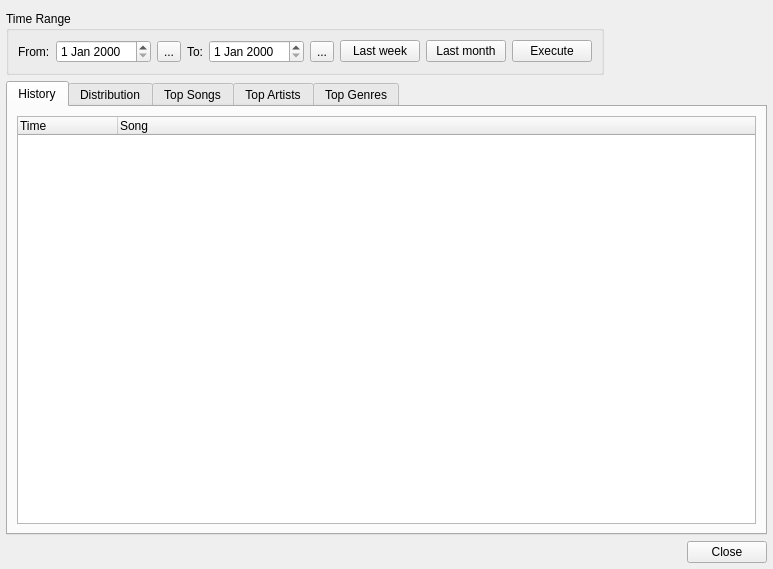
<?xml version="1.0" encoding="UTF-8"?>
<ui version="4.0">
 <class>HistoryWindow</class>
 <widget class="QWidget" name="HistoryWindow">
  <property name="geometry">
   <rect>
    <x>0</x>
    <y>0</y>
    <width>773</width>
    <height>569</height>
   </rect>
  </property>
  <property name="windowTitle">
   <string>History</string>
  </property>
  <layout class="QGridLayout" name="gridLayout">
   <property name="leftMargin">
    <number>6</number>
   </property>
   <property name="rightMargin">
    <number>6</number>
   </property>
   <property name="bottomMargin">
    <number>6</number>
   </property>
   <item row="0" column="0">
    <widget class="QGroupBox" name="groupBox">
     <property name="title">
      <string>Time Range</string>
     </property>
     <layout class="QHBoxLayout" name="horizontalLayout">
      <item>
       <widget class="QLabel" name="label">
        <property name="text">
         <string>From:</string>
        </property>
       </widget>
      </item>
      <item>
       <widget class="QDateEdit" name="fromDateEdit"/>
      </item>
      <item>
       <widget class="QToolButton" name="fromButton">
        <property name="text">
         <string notr="true">...</string>
        </property>
       </widget>
      </item>
      <item>
       <widget class="QLabel" name="label_2">
        <property name="text">
         <string>To:</string>
        </property>
       </widget>
      </item>
      <item>
       <widget class="QDateEdit" name="toDateEdit"/>
      </item>
      <item>
       <widget class="QToolButton" name="toButton">
        <property name="text">
         <string notr="true">...</string>
        </property>
       </widget>
      </item>
      <item>
       <widget class="QPushButton" name="lastWeekButton">
        <property name="text">
         <string>Last week</string>
        </property>
       </widget>
      </item>
      <item>
       <widget class="QPushButton" name="lastMonthButton">
        <property name="text">
         <string>Last month</string>
        </property>
       </widget>
      </item>
      <item>
       <widget class="QPushButton" name="executeButton">
        <property name="text">
         <string>Execute</string>
        </property>
       </widget>
      </item>
     </layout>
    </widget>
   </item>
   <item row="0" column="1">
    <spacer name="horizontalSpacer">
     <property name="orientation">
      <enum>Qt::Horizontal</enum>
     </property>
     <property name="sizeHint" stdset="0">
      <size>
       <width>234</width>
       <height>20</height>
      </size>
     </property>
    </spacer>
   </item>
   <item row="1" column="0" colspan="2">
    <widget class="QTabWidget" name="tabWidget">
     <property name="currentIndex">
      <number>0</number>
     </property>
     <widget class="QWidget" name="tab">
      <attribute name="title">
       <string>History</string>
      </attribute>
      <layout class="QVBoxLayout" name="verticalLayout">
       <item>
        <widget class="QTreeWidget" name="historyTreeWidget">
         <property name="editTriggers">
          <set>QAbstractItemView::NoEditTriggers</set>
         </property>
         <property name="showDropIndicator" stdset="0">
          <bool>false</bool>
         </property>
         <property name="alternatingRowColors">
          <bool>true</bool>
         </property>
         <property name="uniformRowHeights">
          <bool>true</bool>
         </property>
         <column>
          <property name="text">
           <string>Time</string>
          </property>
         </column>
         <column>
          <property name="text">
           <string>Song</string>
          </property>
         </column>
        </widget>
       </item>
      </layout>
     </widget>
     <widget class="QWidget" name="tab_2">
      <attribute name="title">
       <string>Distribution</string>
      </attribute>
      <layout class="QVBoxLayout" name="verticalLayout_2">
       <item>
        <widget class="QTreeWidget" name="distributionTreeWidget">
         <property name="editTriggers">
          <set>QAbstractItemView::NoEditTriggers</set>
         </property>
         <property name="alternatingRowColors">
          <bool>true</bool>
         </property>
         <column>
          <property name="text">
           <string>Day</string>
          </property>
         </column>
         <column>
          <property name="text">
           <string>Play counts</string>
          </property>
         </column>
        </widget>
       </item>
      </layout>
     </widget>
     <widget class="QWidget" name="tab_3">
      <attribute name="title">
       <string>Top Songs</string>
      </attribute>
      <layout class="QVBoxLayout" name="verticalLayout_3">
       <item>
        <widget class="QTreeWidget" name="topSongsTreeWidget">
         <property name="editTriggers">
          <set>QAbstractItemView::NoEditTriggers</set>
         </property>
         <property name="alternatingRowColors">
          <bool>true</bool>
         </property>
         <column>
          <property name="text">
           <string>Song</string>
          </property>
         </column>
         <column>
          <property name="text">
           <string>Play counts</string>
          </property>
         </column>
        </widget>
       </item>
      </layout>
     </widget>
     <widget class="QWidget" name="tab_4">
      <attribute name="title">
       <string>Top Artists</string>
      </attribute>
      <layout class="QVBoxLayout" name="verticalLayout_4">
       <item>
        <widget class="QTreeWidget" name="topArtistsTreeWidget">
         <property name="editTriggers">
          <set>QAbstractItemView::NoEditTriggers</set>
         </property>
         <property name="alternatingRowColors">
          <bool>true</bool>
         </property>
         <column>
          <property name="text">
           <string>Artist</string>
          </property>
         </column>
         <column>
          <property name="text">
           <string>Play counts</string>
          </property>
         </column>
        </widget>
       </item>
      </layout>
     </widget>
     <widget class="QWidget" name="tab_5">
      <attribute name="title">
       <string>Top Genres</string>
      </attribute>
      <layout class="QVBoxLayout" name="verticalLayout_5">
       <item>
        <widget class="QTreeWidget" name="topGenresTreeWidget">
         <property name="editTriggers">
          <set>QAbstractItemView::NoEditTriggers</set>
         </property>
         <property name="alternatingRowColors">
          <bool>true</bool>
         </property>
         <column>
          <property name="text">
           <string>Genre</string>
          </property>
         </column>
         <column>
          <property name="text">
           <string>Play counts</string>
          </property>
         </column>
        </widget>
       </item>
      </layout>
     </widget>
    </widget>
   </item>
   <item row="2" column="0" colspan="2">
    <widget class="QDialogButtonBox" name="buttonBox">
     <property name="standardButtons">
      <set>QDialogButtonBox::Close</set>
     </property>
    </widget>
   </item>
  </layout>
 </widget>
 <resources/>
 <connections>
  <connection>
   <sender>buttonBox</sender>
   <signal>rejected()</signal>
   <receiver>HistoryWindow</receiver>
   <slot>close()</slot>
   <hints>
    <hint type="sourcelabel">
     <x>691</x>
     <y>496</y>
    </hint>
    <hint type="destinationlabel">
     <x>750</x>
     <y>516</y>
    </hint>
   </hints>
  </connection>
 </connections>
</ui>
